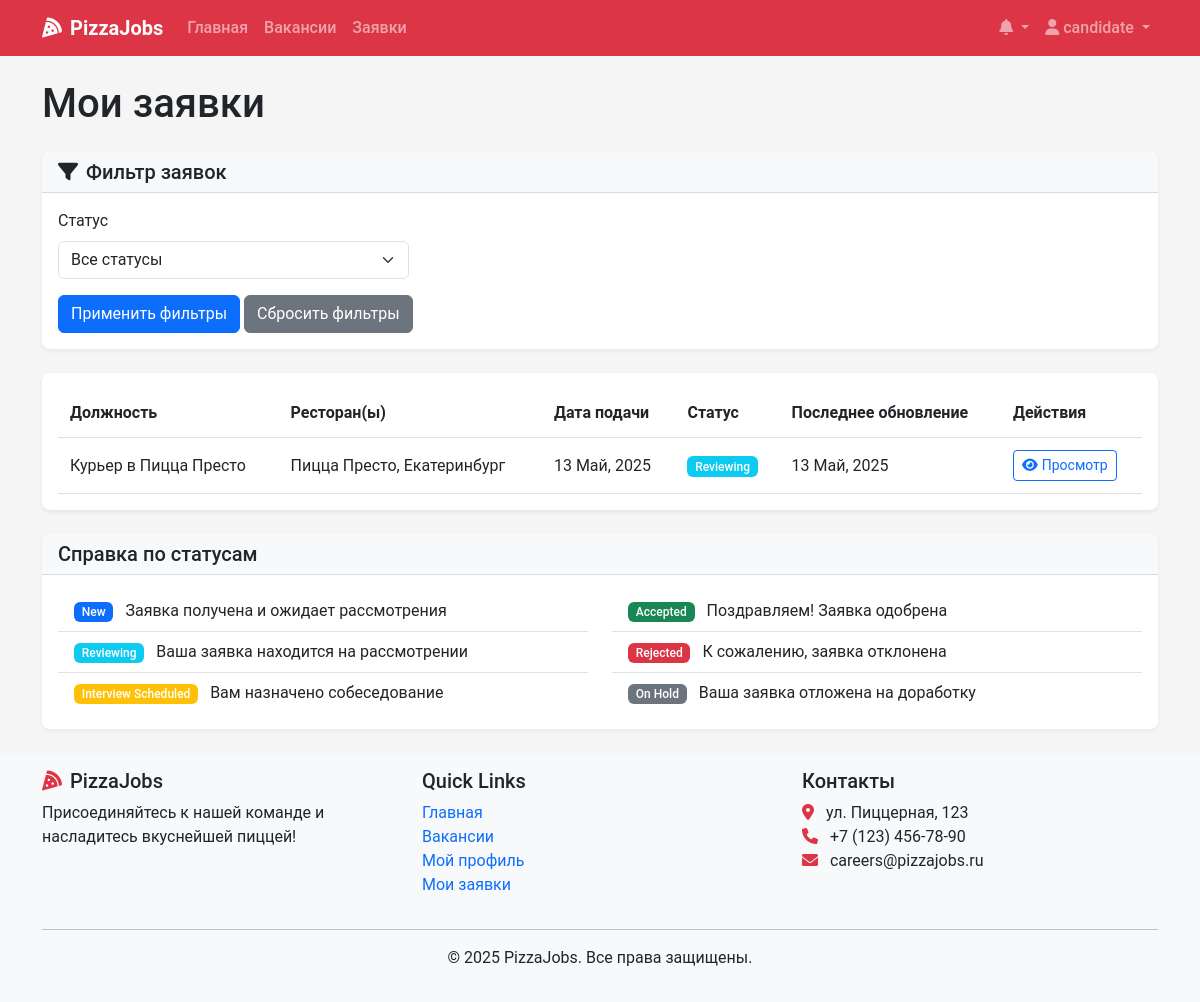
/applications/ (signed in), run on an earlier commit of the app's database.
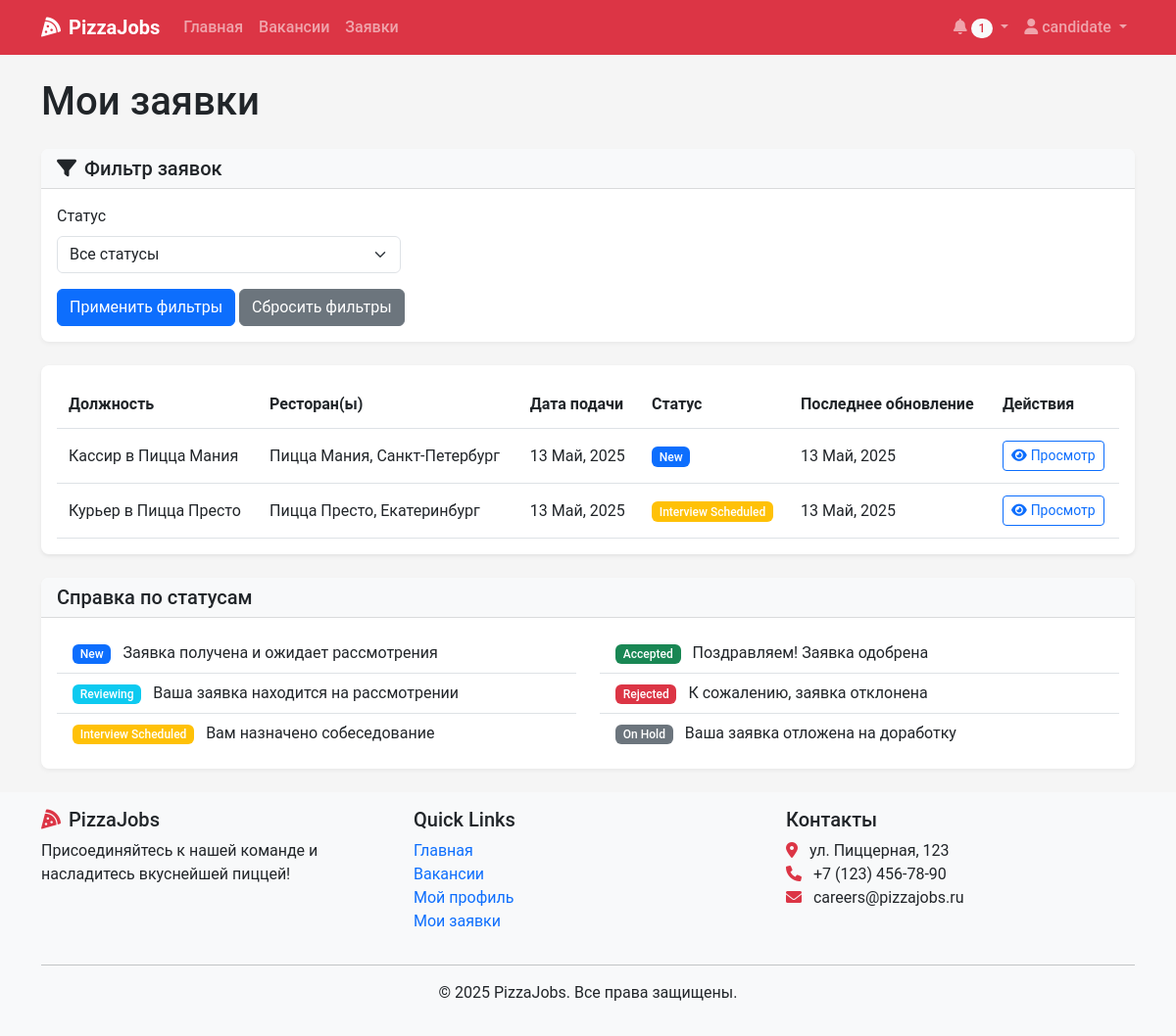
And on a later commit of the database.
### recruitment/models.py (models this page shows, shortened)
class Application(models.Model):
    vacancy = models.ForeignKey(Vacancy, on_delete=models.CASCADE, related_name='applications')
    user = models.ForeignKey(User, on_delete=models.CASCADE, related_name='applications')
    resume = models.ForeignKey(Resume, on_delete=models.SET_NULL, null=True, blank=True, related_name='applications')
    cover_letter = models.TextField(blank=True, null=True)
    status = models.CharField(max_length=20, choices=ApplicationStatus.choices, default=ApplicationStatus.NEW)
    applied_at = models.DateTimeField(auto_now_add=True)
    updated_at = models.DateTimeField(auto_now=True)

class Vacancy(models.Model):
    title = models.CharField(max_length=100)
    position_type = models.ForeignKey(PositionType, on_delete=models.CASCADE, related_name='vacancies')
    restaurants = models.ManyToManyField(Restaurant, related_name='vacancies')
    description = models.TextField()
    requirements = models.TextField()
    responsibilities = models.TextField()
    conditions = models.TextField()
    salary_min = models.DecimalField(max_digits=10, decimal_places=2, null=True, blank=True)
    salary_max = models.DecimalField(max_digits=10, decimal_places=2, null=True, blank=True)
    is_active = models.BooleanField(default=True)
    created_at = models.DateTimeField(auto_now_add=True)
    updated_at = models.DateTimeField(auto_now=True)
    created_by = models.ForeignKey(User, on_delete=models.SET_NULL, null=True, related_name='created_vacancies')
    class Meta:
        verbose_name_plural = "Vacancies"

class Restaurant(models.Model):
    name = models.CharField(max_length=100)
    address = models.CharField(max_length=255)
    city = models.CharField(max_length=100)
    manager = models.ForeignKey(User, on_delete=models.SET_NULL, null=True, blank=True, related_name='managed_restaurants')

### recruitment/views.py (the view)
# urls.py: path('applications/', views.application_list, name='application_list'),
@login_required
def application_list(request):
    user_profile = get_object_or_404(UserProfile, user=request.user)
    if user_profile.role == UserRole.CANDIDATE:
        applications = Application.objects.filter(user=request.user).order_by('-applied_at')
    elif user_profile.role == UserRole.HR_MANAGER:
        applications = Application.objects.all().order_by('-applied_at')
    elif user_profile.role == UserRole.RESTAURANT_MANAGER:
        managed_restaurants = Restaurant.objects.filter(manager=request.user)
        applications = Application.objects.filter(
            vacancy__restaurants__in=managed_restaurants
        ).distinct().order_by('-applied_at')
    else:
        applications = Application.objects.all().order_by('-applied_at')
    status_filter = request.GET.get('status', '')
    if status_filter:
        applications = applications.filter(status=status_filter)
    vacancy_filter = request.GET.get('vacancy', '')
    if vacancy_filter:
        applications = applications.filter(vacancy__id=vacancy_filter)
    paginator = Paginator(applications, 20)
    page_number = request.GET.get('page')
    page_obj = paginator.get_page(page_number)
    if user_profile.role == UserRole.RESTAURANT_MANAGER:
        vacancies = Vacancy.objects.filter(restaurants__manager=request.user)
    else:
        vacancies = Vacancy.objects.all()
    context = {
        'page_obj': page_obj,
        'statuses': ApplicationStatus.choices,
        'vacancies': vacancies,
        'selected_status': status_filter,
        'selected_vacancy': vacancy_filter,
    }
    return render(request, 'applications/list.html', context)

### templates/applications/list.html (shortened to what this page needs)
{% extends 'base.html' %}
{% block content %}
<div class="container">
    <h1 class="mb-4">
        {% if user.profile.role == 'CANDIDATE' %}
            Мои заявки
        {% else %}
            Управление заявками
        {% endif %}
    </h1>
    <div class="card mb-4 shadow-sm">
        <div class="card-header bg-light">
            <h5 class="mb-0"><i class="fas fa-filter me-2"></i>Фильтр заявок</h5>
        </div>
        <div class="card-body">
            <form method="get" class="row g-3">
                <div class="col-md-4">
                    <label for="status" class="form-label">Статус</label>
                    <select class="form-select" id="status" name="status">
                        <option value="">Все статусы</option>
                    </select>
                </div>
                <div class="col-12">
                    <button type="submit" class="btn btn-primary">Применить фильтры</button>
                    <a href="{% url 'application_list' %}" class="btn btn-secondary">Сбросить фильтры</a>
                </div>
            </form>
        </div>
    </div>
    <div class="card shadow">
        <div class="card-body">
            {% if page_obj %}
                <div class="table-responsive">
                    <table class="table table-hover align-middle">
                        <thead>
                            <tr>
                                <th>Должность</th>
                                <th>Ресторан(ы)</th>
                                <th>Дата подачи</th>
                                <th>Статус</th>
                                <th>Последнее обновление</th>
                                <th>Действия</th>
                            </tr>
                        </thead>
                        <tbody>
                            {% for application in page_obj %}
                                <tr>
                                    <td>{{ application.vacancy.title }}</td>
                                    <td>
                                        {% if application.vacancy.restaurants.count == 1 %}
                                            {{ application.vacancy.restaurants.first.name }}, {{ application.vacancy.restaurants.first.city }}
                                        {% else %}
                                            Несколько ({{ application.vacancy.restaurants.count }})
                                        {% endif %}
                                    </td>
                                    <td>{{ application.applied_at|date:"d M, Y" }}</td>
                                    <td>
                                        <span class="badge {% if application.status == 'NEW' %}bg-primary{% elif application.status == 'REVIEWING' %}bg-info{% elif application.status == 'INTERVIEW_SCHEDULED' %}bg-warning{% elif application.status == 'ACCEPTED' %}bg-success{% elif application.status == 'REJECTED' %}bg-danger{% else %}bg-secondary{% endif %}">
                                            {{ application.get_status_display }}
                                        </span>
                                    </td>
                                    <td>{{ application.updated_at|date:"d M, Y" }}</td>
                                    <td>
                                        <a href="{% url 'application_detail' application.id %}" class="btn btn-sm btn-outline-primary">
                                            {% if user.profile.role == 'CANDIDATE' %}
                                                <i class="fas fa-eye me-1"></i>Просмотр
                                            {% else %}
                                                <i class="fas fa-edit me-1"></i>Управление
                                            {% endif %}
                                        </a>
                                    </td>
                                </tr>
                            {% endfor %}
                        </tbody>
                    </table>
                </div>
            {% endif %}
        </div>
    </div>
    {% if user.profile.role == 'CANDIDATE' %}
        <div class="card mt-4 shadow-sm">
            <div class="card-header bg-light">
                <h5 class="mb-0">Справка по статусам</h5>
            </div>
            <div class="card-body">
                <div class="row">
                    <div class="col-md-6">
                        <ul class="list-group list-group-flush">
                            <li class="list-group-item d-flex justify-content-between align-items-center">
                                <div>
                                    <span class="badge bg-primary me-2">New</span>
                                    Заявка получена и ожидает рассмотрения
                                </div>
                            </li>
                            <li class="list-group-item d-flex justify-content-between align-items-center">
                                <div>
                                    <span class="badge bg-info me-2">Reviewing</span>
                                    Ваша заявка находится на рассмотрении
                                </div>
                            </li>
                            <li class="list-group-item d-flex justify-content-between align-items-center">
                                <div>
                                    <span class="badge bg-warning me-2">Interview Scheduled</span>
                                    Вам назначено собеседование
                                </div>
                            </li>
                        </ul>
                    </div>
                    <div class="col-md-6">
                        <ul class="list-group list-group-flush">
                            <li class="list-group-item d-flex justify-content-between align-items-center">
                                <div>
                                    <span class="badge bg-success me-2">Accepted</span>
                                    Поздравляем! Заявка одобрена
                                </div>
                            </li>
                            <li class="list-group-item d-flex justify-content-between align-items-center">
                                <div>
                                    <span class="badge bg-danger me-2">Rejected</span>
                                    К сожалению, заявка отклонена
                                </div>
                            </li>
                            <li class="list-group-item d-flex justify-content-between align-items-center">
                                <div>
                                    <span class="badge bg-secondary me-2">On Hold</span>
                                    Ваша заявка отложена на доработку
                                </div>
                            </li>
                        </ul>
                    </div>
                </div>
            </div>
        </div>
    {% endif %}
</div>
{% endblock %}

### templates/base.html (shortened to what this page needs)
<!DOCTYPE html>
<html lang="ru">
<head>
    <link href="https://cdn.jsdelivr.net/npm/bootstrap@5.3.0-alpha1/dist/css/bootstrap.min.css" rel="stylesheet">
    <link rel="stylesheet" href="https://cdnjs.cloudflare.com/ajax/libs/font-awesome/6.0.0/css/all.min.css">
    <link rel="stylesheet" href="/static/css/main.css">
</head>
<body>
    <nav class="navbar navbar-expand-lg navbar-dark bg-danger sticky-top">
        <div class="container">
            <a class="navbar-brand" href="{% url 'home' %}">
                <i class="fas fa-pizza-slice me-2"></i>PizzaJobs
            </a>
            <div class="collapse navbar-collapse" id="navbarNav">
                <ul class="navbar-nav me-auto">
                    <li class="nav-item">
                        <a class="nav-link" href="{% url 'home' %}">Главная</a>
                    </li>
                    <li class="nav-item">
                        <a class="nav-link" href="{% url 'vacancy_list' %}">Вакансии</a>
                    </li>
                    {% if user.is_authenticated %}
                        <li class="nav-item">
                            <a class="nav-link" href="{% url 'application_list' %}">Заявки</a>
                        </li>
                    {% endif %}
                </ul>
                <ul class="navbar-nav">
                    {% if user.is_authenticated %}
                        <li class="nav-item dropdown">
                            <a class="nav-link dropdown-toggle" href="#" id="notificationDropdown" role="button" data-bs-toggle="dropdown">
                                <i class="fas fa-bell"></i>
                                {% if user.notifications.filter.exists %}
                                <span class="badge rounded-pill bg-light text-danger">
                                    {{ user.notifications.filter.count }}
                                </span>
                                {% endif %}
                            </a>
                        </li>
                        <li class="nav-item dropdown">
                            <a class="nav-link dropdown-toggle" href="#" id="userDropdown" role="button" data-bs-toggle="dropdown">
                                <i class="fas fa-user"></i> {{ user.username }}
                            </a>
                        </li>
                    {% endif %}
                </ul>
            </div>
        </div>
    </nav>
    <main class="py-4">
        {% block content %}{% endblock %}
    </main>
    <footer class="footer mt-auto py-3 bg-light">
        <div class="container">
            <div class="row">
                <div class="col-md-4">
                    <h5><i class="fas fa-pizza-slice text-danger me-2"></i>PizzaJobs</h5>
                    <p>Присоединяйтесь к нашей команде и насладитесь вкуснейшей пиццей!</p>
                </div>
                <div class="col-md-4">
                    <h5>Quick Links</h5>
                    <ul class="list-unstyled">
                        <li><a href="{% url 'home' %}" class="text-decoration-none">Главная</a></li>
                        <li><a href="{% url 'vacancy_list' %}" class="text-decoration-none">Вакансии</a></li>
                        {% if user.is_authenticated %}
                            <li><a href="{% url 'view_profile' %}" class="text-decoration-none">Мой профиль</a></li>
                            <li><a href="{% url 'application_list' %}" class="text-decoration-none">Мои заявки</a></li>
                        {% else %}
                            <li><a href="{% url 'login' %}" class="text-decoration-none">Войти</a></li>
                            <li><a href="{% url 'register' %}" class="text-decoration-none">Регистрация</a></li>
                        {% endif %}
                    </ul>
                </div>
                <div class="col-md-4">
                    <h5>Контакты</h5>
                    <address>
                        <i class="fas fa-map-marker-alt text-danger me-2"></i> ул. Пиццерная, 123<br>
                        <i class="fas fa-phone text-danger me-2"></i> +7 (123) 456-78-90<br>
                        <i class="fas fa-envelope text-danger me-2"></i> careers@pizzajobs.ru
                    </address>
                </div>
            </div>
            <hr>
            <div class="text-center">
                <p>&copy; 2025 PizzaJobs. Все права защищены.</p>
            </div>
        </div>
    </footer>
</body>
</html>

### static/css/main.css (style rules this page uses)
:root { --pizza-red: #dc3545; --pizza-green: #198754; --pizza-white: #ffffff; --pizza-light: #f8f9fa; --pizza-dark: #212529; --pizza-secondary: #6c757d; }
body { font-family: 'Roboto', 'Segoe UI', Arial, sans-serif; color: var(--pizza-dark); background-color: #f5f5f5; min-height: 100vh; display: flex; flex-direction: column; }
main { flex: 1; }
.card { border-radius: 0.5rem; border: none; overflow: hidden; }
.card-header { border-bottom: 1px solid rgba(0, 0, 0, 0.125); }
.card.shadow { box-shadow: 0 0.125rem 0.25rem rgba(0, 0, 0, 0.075) !important; }
.card.shadow-sm { box-shadow: 0 0.125rem 0.25rem rgba(0, 0, 0, 0.05) !important; }
.navbar-dark.bg-danger { background-color: var(--pizza-red) !important; }
.nav-link { font-weight: 500; }
.navbar-brand { font-weight: 700; }
.footer { background-color: var(--pizza-light); padding: 2rem 0; margin-top: auto; }
.badge { font-weight: 500; padding: 0.35em 0.65em; }
.table { margin-bottom: 0; }
.table > :not(caption) > * > * { padding: 0.75rem; }
.badge.bg-primary { background-color: #0d6efd !important; }
.badge.bg-info { background-color: #0dcaf0 !important; }
.badge.bg-warning { background-color: #ffc107 !important; }
.badge.bg-success { background-color: #198754 !important; }
.badge.bg-danger { background-color: #dc3545 !important; }
.badge.bg-secondary { background-color: #6c757d !important; }

What changed in the data, as far as the page shows it:
added Application: vacancy "Кассир в Пицца Мания", vacancy.restaurants.first.name "Пицца Мания", vacancy.restaurants.first.city "Санкт-Петербург", applied_at "13 Май, 2025", status "New", updated_at "13 Май, 2025"
changed Application "Курьер в Пицца Престо": status "Reviewing" → "Interview Scheduled"
Also different on the page:
{{ user.notifications.filter.count }}: (not shown) → "1"
